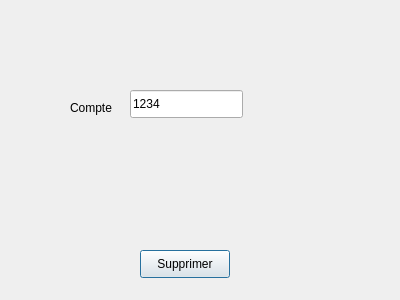
<?xml version="1.0" encoding="UTF-8"?>
<ui version="4.0">
 <class>DialogSupprimer</class>
 <widget class="QDialog" name="DialogSupprimer">
  <property name="geometry">
   <rect>
    <x>0</x>
    <y>0</y>
    <width>400</width>
    <height>300</height>
   </rect>
  </property>
  <property name="windowTitle">
   <string>DialogSupprimer</string>
  </property>
  <widget class="QPushButton" name="pushSupprimerButton">
   <property name="geometry">
    <rect>
     <x>140</x>
     <y>250</y>
     <width>90</width>
     <height>28</height>
    </rect>
   </property>
   <property name="text">
    <string>Supprimer</string>
   </property>
  </widget>
  <widget class="QLabel" name="label">
   <property name="geometry">
    <rect>
     <x>70</x>
     <y>100</y>
     <width>58</width>
     <height>16</height>
    </rect>
   </property>
   <property name="text">
    <string>Compte</string>
   </property>
  </widget>
  <widget class="QLineEdit" name="lineEditNumeroCompte">
   <property name="geometry">
    <rect>
     <x>130</x>
     <y>90</y>
     <width>113</width>
     <height>28</height>
    </rect>
   </property>
   <property name="text">
    <string>1234</string>
   </property>
  </widget>
 </widget>
 <resources/>
 <connections>
  <connection>
   <sender>pushSupprimerButton</sender>
   <signal>clicked()</signal>
   <receiver>DialogSupprimer</receiver>
   <slot>slotSupprimer()</slot>
   <hints>
    <hint type="sourcelabel">
     <x>184</x>
     <y>263</y>
    </hint>
    <hint type="destinationlabel">
     <x>199</x>
     <y>149</y>
    </hint>
   </hints>
  </connection>
 </connections>
 <slots>
  <slot>slotSupprimer()</slot>
 </slots>
</ui>
